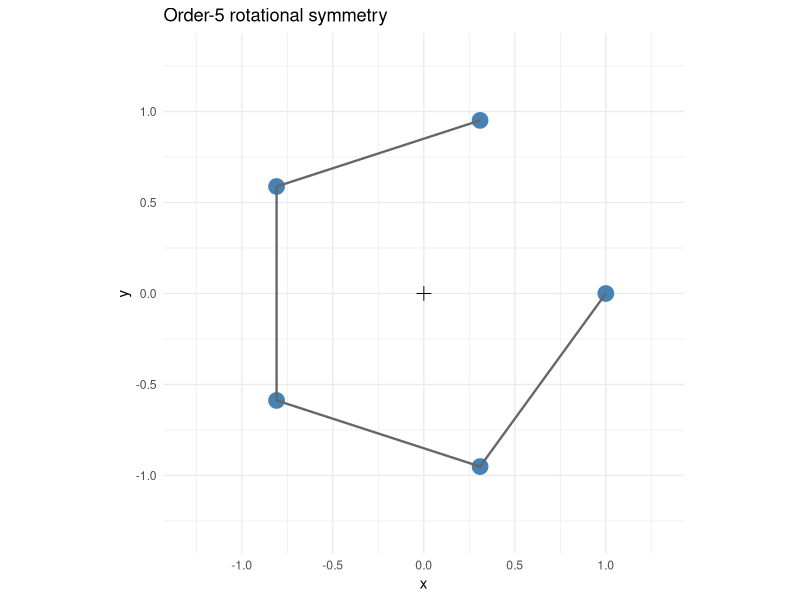
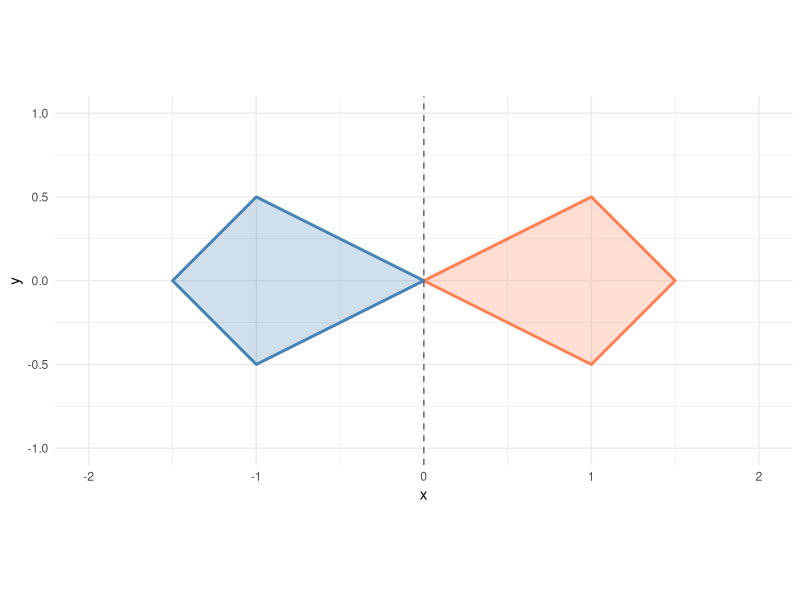
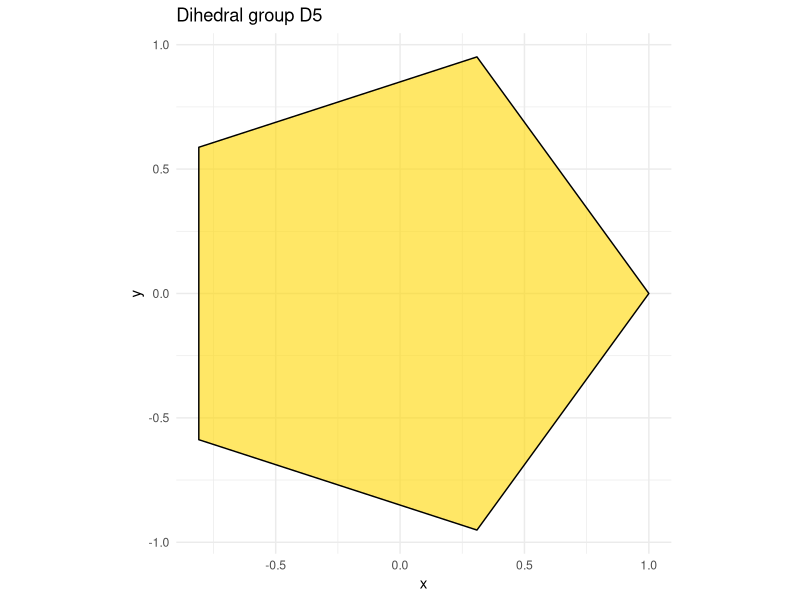

Source code (R) for these figures, in order:
## ---- chunk 1
#| label: setup
#| include: false
library(ggplot2)
library(dplyr)
## ---- chunk 2
#| fig-height: 5
#| fig-width: 5
#| fig-cap: "Points generated by successive 72° rotations (order 5)"

theta <- 2 * pi / 5
pts <- data.frame(x = 1, y = 0)
for (i in 1:4) {
  R <- matrix(c(cos(theta), -sin(theta), sin(theta), cos(theta)), 2, 2)
  newpt <- as.numeric(R %*% c(pts$x[i], pts$y[i]))
  pts <- rbind(pts, data.frame(x = newpt[1], y = newpt[2]))
}

ggplot(pts, aes(x, y)) +
  geom_point(size = 5, color = "steelblue") +
  geom_path(color = "gray40", linewidth = 0.8) +
  geom_point(data = data.frame(x=0, y=0), aes(x,y), shape = 3, size = 3, color = "black") +
  coord_fixed(xlim = c(-1.3, 1.3), ylim = c(-1.3, 1.3)) +
  theme_minimal() +
  labs(title = "Order-5 rotational symmetry")
## ---- chunk 3
#| fig-height: 4
#| fig-width: 6
#| fig-cap: "A shape and its mirror image (outlines + light fill)"

base <- data.frame(
  x = c(0, 1, 1.5, 1, 0),
  y = c(0, 0.5, 0, -0.5, 0)
)
mirror <- data.frame(x = -base$x, y = base$y)

ggplot() +
  geom_polygon(data = base, aes(x, y), fill = "coral", alpha = 0.25, color = "coral", linewidth = 1) +
  geom_polygon(data = mirror, aes(x, y), fill = "steelblue", alpha = 0.25, color = "steelblue", linewidth = 1) +
  geom_vline(xintercept = 0, linetype = "dashed", color = "gray40") +
  coord_fixed(xlim = c(-2, 2), ylim = c(-1, 1)) +
  theme_minimal()
## ---- chunk 4
#| fig-height: 5
#| fig-width: 5
#| fig-cap: "Regular pentagon (D5 symmetry)"

n <- 5
angles <- seq(0, 2*pi, length.out = n + 1)
poly <- data.frame(
  x = cos(angles),
  y = sin(angles)
)

ggplot(poly, aes(x, y)) +
  geom_polygon(fill = "gold", alpha = 0.6, color = "black") +
  coord_fixed() +
  theme_minimal() +
  labs(title = "Dihedral group D5")
